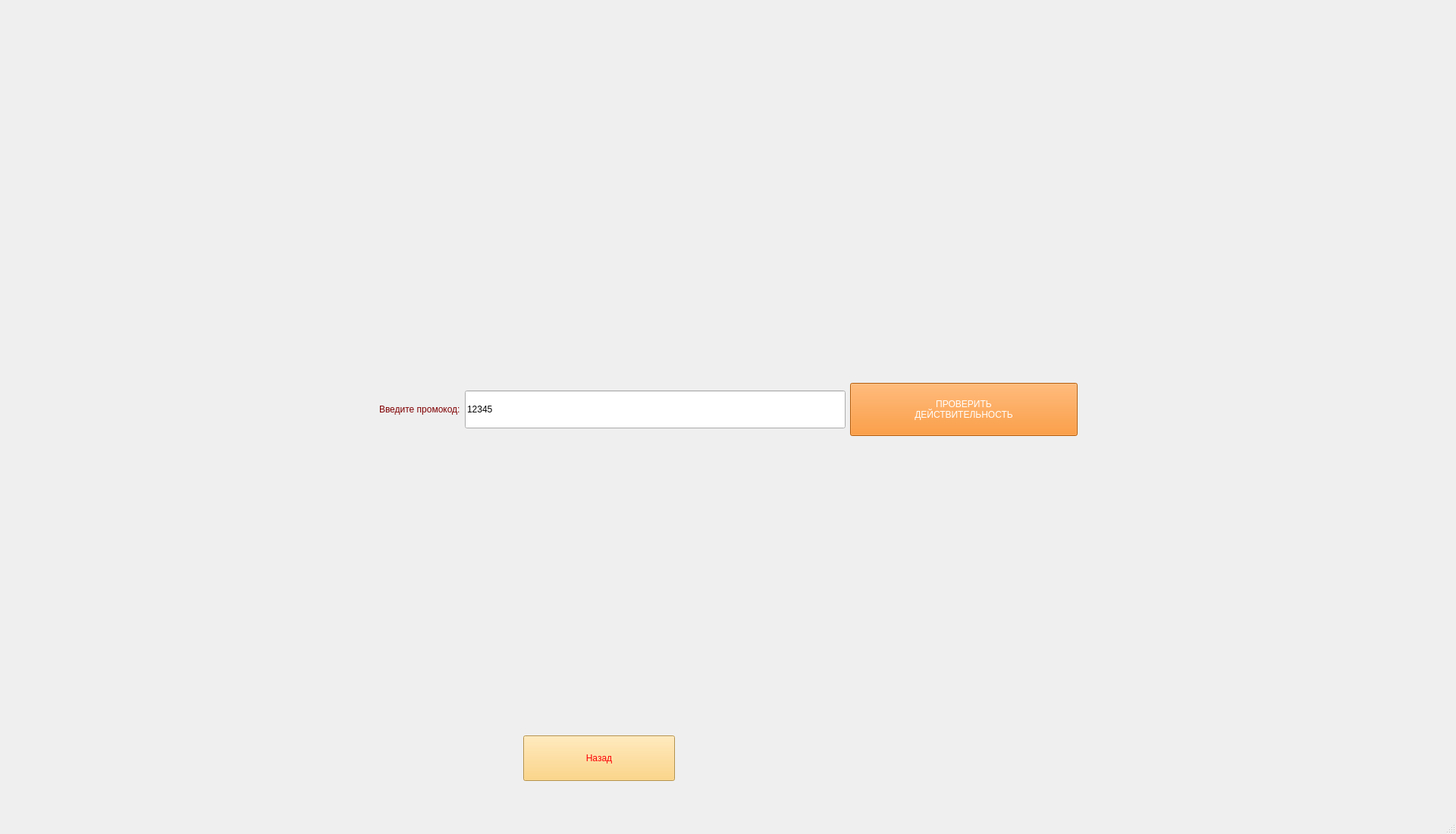
<?xml version="1.0" encoding="UTF-8"?>
<ui version="4.0">
 <class>PromoWindow</class>
 <widget class="QMainWindow" name="PromoWindow">
  <property name="geometry">
   <rect>
    <x>0</x>
    <y>0</y>
    <width>1920</width>
    <height>1100</height>
   </rect>
  </property>
  <property name="windowTitle">
   <string>MainWindow</string>
  </property>
  <widget class="QWidget" name="centralwidget">
   <widget class="QPushButton" name="go_back">
    <property name="enabled">
     <bool>true</bool>
    </property>
    <property name="geometry">
     <rect>
      <x>690</x>
      <y>970</y>
      <width>200</width>
      <height>60</height>
     </rect>
    </property>
    <property name="sizePolicy">
     <sizepolicy hsizetype="Minimum" vsizetype="Fixed">
      <horstretch>0</horstretch>
      <verstretch>0</verstretch>
     </sizepolicy>
    </property>
    <property name="minimumSize">
     <size>
      <width>0</width>
      <height>60</height>
     </size>
    </property>
    <property name="maximumSize">
     <size>
      <width>200</width>
      <height>16777215</height>
     </size>
    </property>
    <property name="cursor">
     <cursorShape>PointingHandCursor</cursorShape>
    </property>
    <property name="layoutDirection">
     <enum>Qt::LeftToRight</enum>
    </property>
    <property name="styleSheet">
     <string notr="true">font: 75 36pt &quot;Courier&quot;;
color: rgb(252, 1, 7);
background-color: rgb(254, 204, 102);
</string>
    </property>
    <property name="text">
     <string>Назад</string>
    </property>
   </widget>
   <widget class="QWidget" name="gridLayoutWidget">
    <property name="geometry">
     <rect>
      <x>500</x>
      <y>230</y>
      <width>921</width>
      <height>621</height>
     </rect>
    </property>
    <layout class="QGridLayout" name="gridLayout_2">
     <item row="0" column="1">
      <widget class="QLineEdit" name="answ_area_2">
       <property name="minimumSize">
        <size>
         <width>0</width>
         <height>50</height>
        </size>
       </property>
       <property name="styleSheet">
        <string notr="true">font: 24pt &quot;Courier&quot;;</string>
       </property>
       <property name="text">
        <string>12345</string>
       </property>
      </widget>
     </item>
     <item row="0" column="0">
      <widget class="QLabel" name="label_3">
       <property name="styleSheet">
        <string notr="true">font: 24pt &quot;Symbol&quot;;
color: rgb(128, 0, 2);</string>
       </property>
       <property name="text">
        <string>Введите промокод:</string>
       </property>
      </widget>
     </item>
     <item row="0" column="2">
      <widget class="QPushButton" name="check_btn_2">
       <property name="minimumSize">
        <size>
         <width>300</width>
         <height>70</height>
        </size>
       </property>
       <property name="cursor">
        <cursorShape>PointingHandCursor</cursorShape>
       </property>
       <property name="styleSheet">
        <string notr="true">font: 75 24pt &quot;Helvetica&quot;;
background-color: rgb(253, 128, 8);
color: rgb(255, 255, 255);</string>
       </property>
       <property name="text">
        <string>ПРОВЕРИТЬ
ДЕЙСТВИТЕЛЬНОСТЬ</string>
       </property>
      </widget>
     </item>
    </layout>
   </widget>
  </widget>
  <widget class="QMenuBar" name="menubar">
   <property name="geometry">
    <rect>
     <x>0</x>
     <y>0</y>
     <width>1920</width>
     <height>24</height>
    </rect>
   </property>
  </widget>
  <widget class="QStatusBar" name="statusbar"/>
 </widget>
 <resources/>
 <connections/>
</ui>
